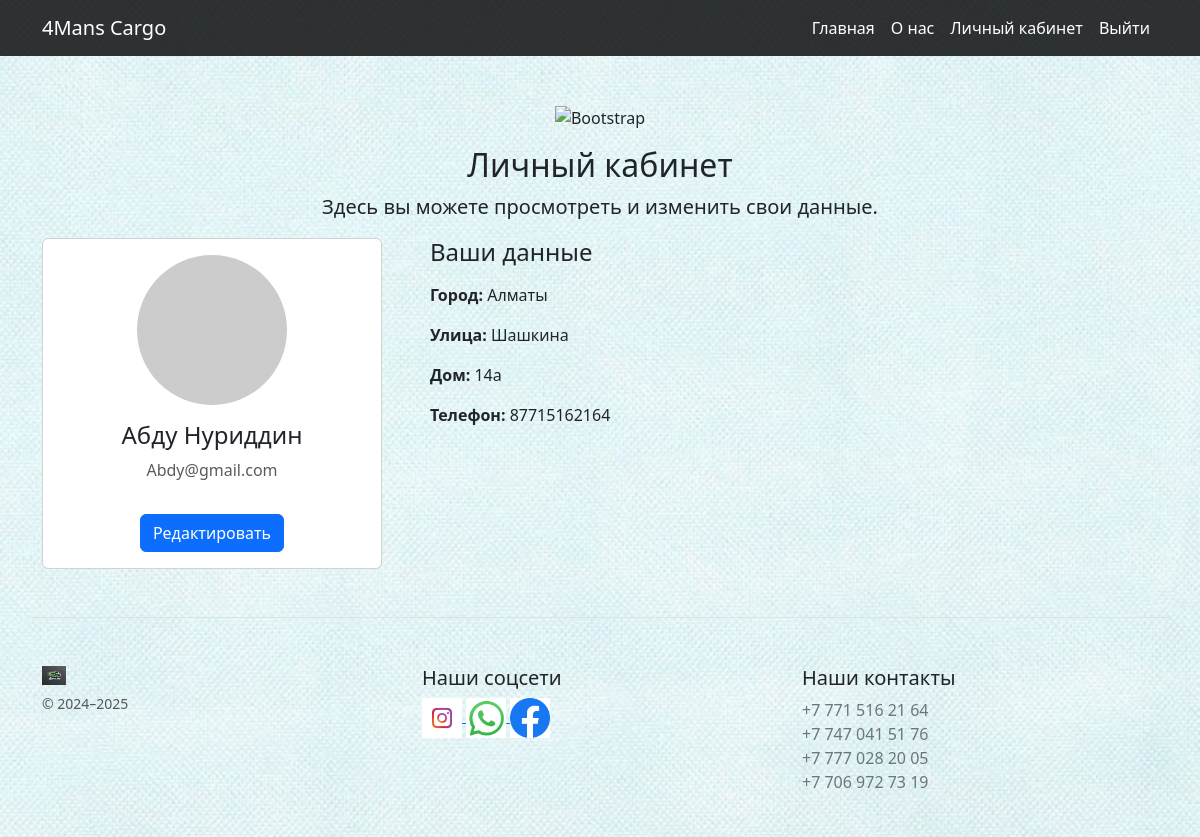
The app's page /profile.php (signed in) with its own data.
### tables this page shows
CREATE TABLE `clients` (
  `id` int(11) NOT NULL,
  `name` varchar(255) NOT NULL,
  `email` varchar(255) NOT NULL,
  `phone` varchar(20) NOT NULL,
  `address` text DEFAULT NULL,
  `created_at` timestamp NOT NULL DEFAULT current_timestamp(),
  `first_name` varchar(50) NOT NULL,
  `last_name` varchar(50) NOT NULL,
  `password` varchar(255) NOT NULL,
  `city` varchar(100) DEFAULT NULL,
  `street` varchar(100) DEFAULT NULL,
  `house` varchar(10) DEFAULT NULL,
  `role` enum('admin','user') DEFAULT 'user'
);

### profile.php (the view, shortened to what this page needs)
<?php
require 'db.php';
$user_id = $_SESSION['user_id'];
try {
    $stmt = $pdo->prepare("SELECT first_name, last_name, email, city, street, house, phone FROM clients WHERE id = ?");
    $stmt->execute([$user_id]);
    $user = $stmt->fetch(PDO::FETCH_ASSOC);
} catch (PDOException $e) {
    die("Ошибка: " . $e->getMessage());
}
?>
<!DOCTYPE html>
<html lang="ru">
<head>
    <link href="https://cdn.jsdelivr.net/npm/bootstrap@5.3.3/dist/css/bootstrap.min.css" rel="stylesheet">
</head>
<body>
    <?php require 'blocks/header.php'; ?>
    <div class="container mt-5">
        <div class="text-center">
            <img src="https://getbootstrap.com/docs/5.3/assets/brand/bootstrap-logo.svg" alt="Bootstrap" width="72" height="57">
            <h2 class="mt-3">Личный кабинет</h2>
            <p class="lead">Здесь вы можете просмотреть и изменить свои данные.</p>
        </div>
        <div class="row g-5">
            <div class="col-md-4">
                <div class="card">
                    <div class="card-body text-center">
                        <img src="https://via.placeholder.com/150" class="rounded-circle mb-3" alt="Avatar">
                        <h4><?= htmlspecialchars($user['first_name'] . " " . $user['last_name']) ?></h4>
                        <p class="text-muted"><?= htmlspecialchars($user['email']) ?></p>
                        <button id="editButton" class="btn btn-primary mt-3">Редактировать</button>
                    </div>
                </div>
            </div>
            <div class="col-md-8">
                <h4 class="mb-3">Ваши данные</h4>
                <div id="viewProfile" class="mt-3">
                    <p><strong>Город:</strong> <?= htmlspecialchars($user['city'] ?? 'Не указан') ?></p>
                    <p><strong>Улица:</strong> <?= htmlspecialchars($user['street'] ?? 'Не указана') ?></p>
                    <p><strong>Дом:</strong> <?= htmlspecialchars($user['house'] ?? 'Не указан') ?></p>
                    <p><strong>Телефон:</strong> <?= htmlspecialchars($user['phone'] ?? 'Не указан') ?></p>
                </div>
            </div>
        </div>
    </div>
    <?php require 'blocks/footer.php'; ?>
</body>
</html>

### profile.php (style rules this page uses)
body { background: url('img/background.jpg') no-repeat center center fixed; background-size: cover; }

### records on screen
clients: first_name+last_name "Абду Нуриддин", email "Abdy@gmail.com", city "Алматы", street "Шашкина", house "14а", phone "87715162164"
